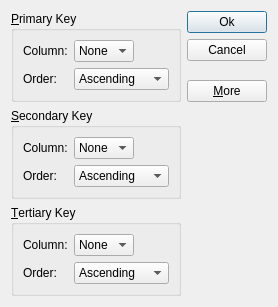
<?xml version="1.0" encoding="UTF-8"?>
<ui version="4.0">
 <class>SortDialog</class>
 <widget class="QDialog" name="SortDialog">
  <property name="geometry">
   <rect>
    <x>0</x>
    <y>0</y>
    <width>256</width>
    <height>295</height>
   </rect>
  </property>
  <property name="windowTitle">
   <string>Sort</string>
  </property>
  <layout class="QGridLayout" name="gridLayout_4">
   <item row="0" column="0">
    <widget class="QGroupBox" name="primaryGroupBox">
     <property name="title">
      <string>&amp;Primary Key</string>
     </property>
     <layout class="QGridLayout" name="gridLayout">
      <item row="0" column="0">
       <widget class="QLabel" name="label">
        <property name="text">
         <string>Column:</string>
        </property>
       </widget>
      </item>
      <item row="0" column="1">
       <widget class="QComboBox" name="primaryColumnCombo">
        <item>
         <property name="text">
          <string>None</string>
         </property>
        </item>
       </widget>
      </item>
      <item row="0" column="2">
       <spacer name="horizontalSpacer">
        <property name="orientation">
         <enum>Qt::Horizontal</enum>
        </property>
        <property name="sizeHint" stdset="0">
         <size>
          <width>40</width>
          <height>20</height>
         </size>
        </property>
       </spacer>
      </item>
      <item row="1" column="0">
       <widget class="QLabel" name="label_2">
        <property name="text">
         <string>Order:</string>
        </property>
       </widget>
      </item>
      <item row="1" column="1" colspan="2">
       <widget class="QComboBox" name="primaryOrderCombo">
        <item>
         <property name="text">
          <string>Ascending</string>
         </property>
        </item>
        <item>
         <property name="text">
          <string>Descending</string>
         </property>
        </item>
       </widget>
      </item>
     </layout>
    </widget>
   </item>
   <item row="0" column="1" rowspan="2">
    <layout class="QVBoxLayout" name="verticalLayout">
     <item>
      <widget class="QPushButton" name="okButton">
       <property name="text">
        <string>Ok</string>
       </property>
       <property name="default">
        <bool>true</bool>
       </property>
      </widget>
     </item>
     <item>
      <widget class="QPushButton" name="cancelButton">
       <property name="text">
        <string>Cancel</string>
       </property>
      </widget>
     </item>
     <item>
      <spacer name="verticalSpacer">
       <property name="orientation">
        <enum>Qt::Vertical</enum>
       </property>
       <property name="sizeHint" stdset="0">
        <size>
         <width>20</width>
         <height>0</height>
        </size>
       </property>
      </spacer>
     </item>
     <item>
      <widget class="QPushButton" name="moreButton">
       <property name="text">
        <string>&amp;More</string>
       </property>
       <property name="checkable">
        <bool>true</bool>
       </property>
      </widget>
     </item>
    </layout>
   </item>
   <item row="1" column="0">
    <spacer name="verticalSpacer_2">
     <property name="orientation">
      <enum>Qt::Vertical</enum>
     </property>
     <property name="sizeHint" stdset="0">
      <size>
       <width>20</width>
       <height>19</height>
      </size>
     </property>
    </spacer>
   </item>
   <item row="2" column="0">
    <widget class="QGroupBox" name="secondaryGroupBox">
     <property name="title">
      <string>&amp;Secondary Key</string>
     </property>
     <layout class="QGridLayout" name="gridLayout_2">
      <item row="0" column="0">
       <widget class="QLabel" name="label_3">
        <property name="text">
         <string>Column:</string>
        </property>
       </widget>
      </item>
      <item row="0" column="1">
       <widget class="QComboBox" name="secondaryColumnCombo">
        <item>
         <property name="text">
          <string>None</string>
         </property>
        </item>
       </widget>
      </item>
      <item row="0" column="2">
       <spacer name="horizontalSpacer_2">
        <property name="orientation">
         <enum>Qt::Horizontal</enum>
        </property>
        <property name="sizeHint" stdset="0">
         <size>
          <width>40</width>
          <height>20</height>
         </size>
        </property>
       </spacer>
      </item>
      <item row="1" column="0">
       <widget class="QLabel" name="label_4">
        <property name="text">
         <string>Order:</string>
        </property>
       </widget>
      </item>
      <item row="1" column="1" colspan="2">
       <widget class="QComboBox" name="secondaryOrderCombo">
        <item>
         <property name="text">
          <string>Ascending</string>
         </property>
        </item>
        <item>
         <property name="text">
          <string>Descending</string>
         </property>
        </item>
       </widget>
      </item>
     </layout>
    </widget>
   </item>
   <item row="3" column="0">
    <widget class="QGroupBox" name="tertiaryGroupBox">
     <property name="title">
      <string>&amp;Tertiary Key</string>
     </property>
     <layout class="QGridLayout" name="gridLayout_3">
      <item row="0" column="0">
       <widget class="QLabel" name="label_5">
        <property name="text">
         <string>Column:</string>
        </property>
       </widget>
      </item>
      <item row="0" column="1">
       <widget class="QComboBox" name="tertiaryColumnCombo">
        <item>
         <property name="text">
          <string>None</string>
         </property>
        </item>
       </widget>
      </item>
      <item row="0" column="2">
       <spacer name="horizontalSpacer_3">
        <property name="orientation">
         <enum>Qt::Horizontal</enum>
        </property>
        <property name="sizeHint" stdset="0">
         <size>
          <width>40</width>
          <height>20</height>
         </size>
        </property>
       </spacer>
      </item>
      <item row="1" column="0">
       <widget class="QLabel" name="label_6">
        <property name="text">
         <string>Order:</string>
        </property>
       </widget>
      </item>
      <item row="1" column="1" colspan="2">
       <widget class="QComboBox" name="tertiaryOrderCombo">
        <item>
         <property name="text">
          <string>Ascending</string>
         </property>
        </item>
        <item>
         <property name="text">
          <string>Descending</string>
         </property>
        </item>
       </widget>
      </item>
     </layout>
    </widget>
   </item>
  </layout>
 </widget>
 <tabstops>
  <tabstop>primaryColumnCombo</tabstop>
  <tabstop>primaryOrderCombo</tabstop>
  <tabstop>secondaryColumnCombo</tabstop>
  <tabstop>secondaryOrderCombo</tabstop>
  <tabstop>tertiaryColumnCombo</tabstop>
  <tabstop>tertiaryOrderCombo</tabstop>
  <tabstop>okButton</tabstop>
  <tabstop>cancelButton</tabstop>
  <tabstop>moreButton</tabstop>
 </tabstops>
 <resources/>
 <connections>
  <connection>
   <sender>okButton</sender>
   <signal>clicked()</signal>
   <receiver>SortDialog</receiver>
   <slot>accept()</slot>
   <hints>
    <hint type="sourcelabel">
     <x>181</x>
     <y>19</y>
    </hint>
    <hint type="destinationlabel">
     <x>198</x>
     <y>157</y>
    </hint>
   </hints>
  </connection>
  <connection>
   <sender>cancelButton</sender>
   <signal>clicked()</signal>
   <receiver>SortDialog</receiver>
   <slot>reject()</slot>
   <hints>
    <hint type="sourcelabel">
     <x>232</x>
     <y>52</y>
    </hint>
    <hint type="destinationlabel">
     <x>231</x>
     <y>196</y>
    </hint>
   </hints>
  </connection>
  <connection>
   <sender>moreButton</sender>
   <signal>toggled(bool)</signal>
   <receiver>tertiaryGroupBox</receiver>
   <slot>setVisible(bool)</slot>
   <hints>
    <hint type="sourcelabel">
     <x>214</x>
     <y>104</y>
    </hint>
    <hint type="destinationlabel">
     <x>162</x>
     <y>224</y>
    </hint>
   </hints>
  </connection>
  <connection>
   <sender>moreButton</sender>
   <signal>toggled(bool)</signal>
   <receiver>secondaryGroupBox</receiver>
   <slot>setVisible(bool)</slot>
   <hints>
    <hint type="sourcelabel">
     <x>199</x>
     <y>104</y>
    </hint>
    <hint type="destinationlabel">
     <x>139</x>
     <y>153</y>
    </hint>
   </hints>
  </connection>
 </connections>
</ui>
